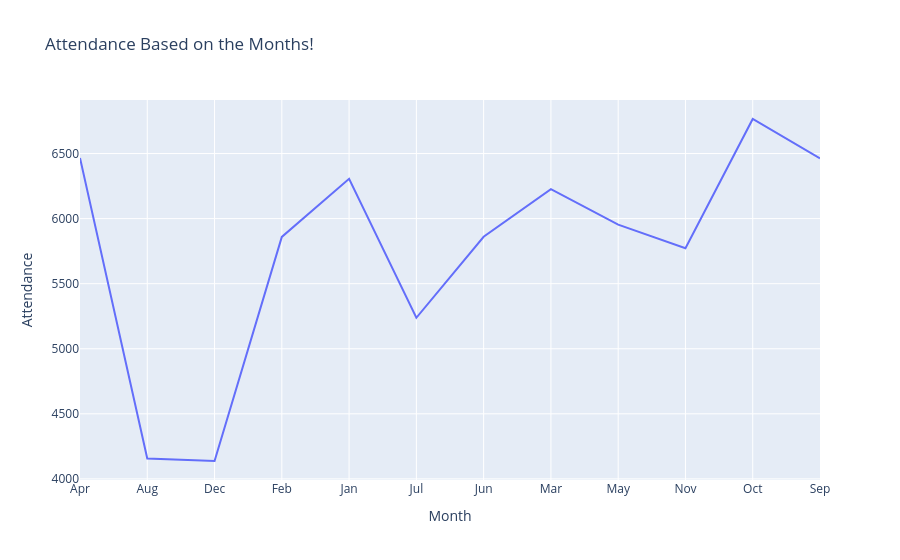

Notebook code cell kept with this figure:
### Code cell
attndnce = df.groupby('Month')['Attendance'].sum().reset_index()
fig = px.line(attndnce, x='Month', y='Attendance',title = 'Attendance Based on the Months!')
fig.show()

### Figure 1 — Plotly figure (JSON) as saved in the notebook; plotly's stock layout.template omitted (floating-point values rounded to 4 significant figures)
{"data": [{"hovertemplate": "Month=%{x}<br>Attendance=%{y}<extra></extra>", "legendgroup": "", "line": {"color": "#636efa", "dash": "solid"}, "marker": {"symbol": "circle"}, "mode": "lines", "name": "", "orientation": "v", "showlegend": false, "type": "scatter", "x": ["Apr", "Aug", "Dec", "Feb", "Jan", "Jul", "Jun", "Mar", "May", "Nov", "Oct", "Sep"], "xaxis": "x", "y": [6466.0, 4157.0, 4137.0, 5859.0, 6306.0, 5238.0, 5860.0, 6226.0, 5953.0, 5773.0, 6765.0, 6463.0], "yaxis": "y"}], "layout": {"legend": {"tracegroupgap": 0}, "title": {"text": "Attendance Based on the Months!"}, "xaxis": {"anchor": "y", "domain": [0, 1], "title": {"text": "Month"}}, "yaxis": {"anchor": "x", "domain": [0, 1], "title": {"text": "Attendance"}}}}
